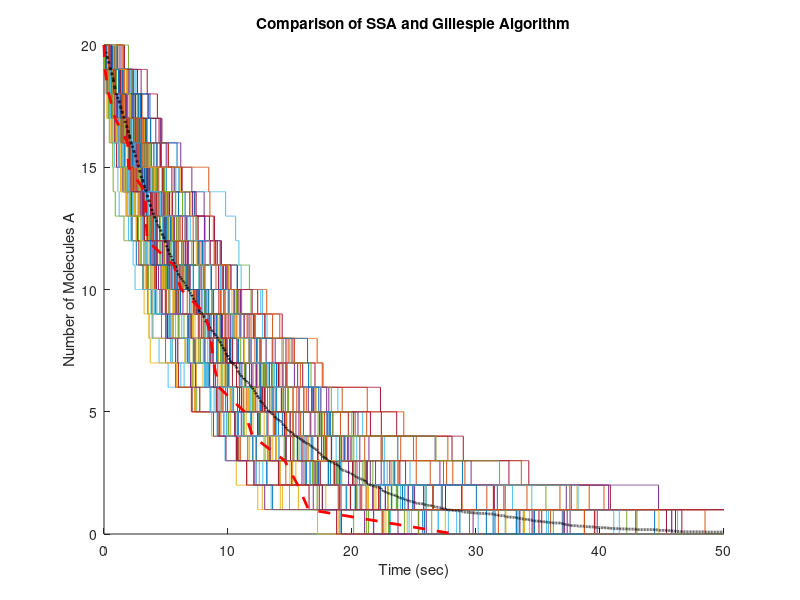

Reproduce this figure in MATLAB.
clear; close all;
% Parameters
A0 = 20;          % Initial number of molecules
k = 0.1;          % Reaction rate constant (s^-1)
dt = 0.005;       % Time step for SSA (s)
Tmax = 50;        % Maximum simulation time (s)
numRuns = 100;    % Number of simulation runs

% Time vector for SSA
time_ssa = 0:dt:Tmax;
numSteps_ssa = length(time_ssa);

% Initialize array to store the results of each SSA run
A_values_ssa = zeros(numRuns, numSteps_ssa);

% Perform SSA simulation for each run
for run = 1:numRuns
    A = A0;
    for step = 1:numSteps_ssa
        A_values_ssa(run, step) = A;
        reactionProb = k * A * dt;
        if rand < reactionProb
            A = A - 1;
        end
        if A <= 0
            A_values_ssa(run, step+1:end) = 0;
            break;
        end
    end
end

% Calculate the mean number of molecules over time for SSA
mean_A_ssa = mean(A_values_ssa);

% Gillespie Algorithm simulation
time_gillespie_all = [];
A_values_gillespie_all = [];
A = A0;
t = 0;
time_g = [];
A_g = [];
while A >= 0
    time_g = [time_g; t]; % Store time
    A_g = [A_g; A];       % Store number of molecules

    r = rand;
    tau = -log(r) / (A * k);  % Calculate time to next reaction
    t = t + tau;
    A = A - 1;
end
    

% Plot the results
figure;
hold on;

% Plot SSA individual runs
for run = 1:numRuns
    stairs(time_ssa, A_values_ssa(run, :), 'LineWidth', 0.5);
end

% Plot mean SSA result (Black dashed line)
plot(time_ssa, mean_A_ssa, 'k--', 'LineWidth', 2);

% Plot mean Gillespie result (Red dashed line)
plot(time_g, A_g, 'r--', 'LineWidth', 2);

% Label the axes
xlabel('Time (sec)');
ylabel('Number of Molecules A');

% Set axis limits
xlim([0 Tmax]);
ylim([0 A0]);

% Add title and legend
title('Comparison of SSA and Gillespie Algorithm');
%legend('Individual Runs (SSA)', 'Mean (SSA)', 'Mean (Gillespie)', 'Location', 'Northeast');

hold off;
